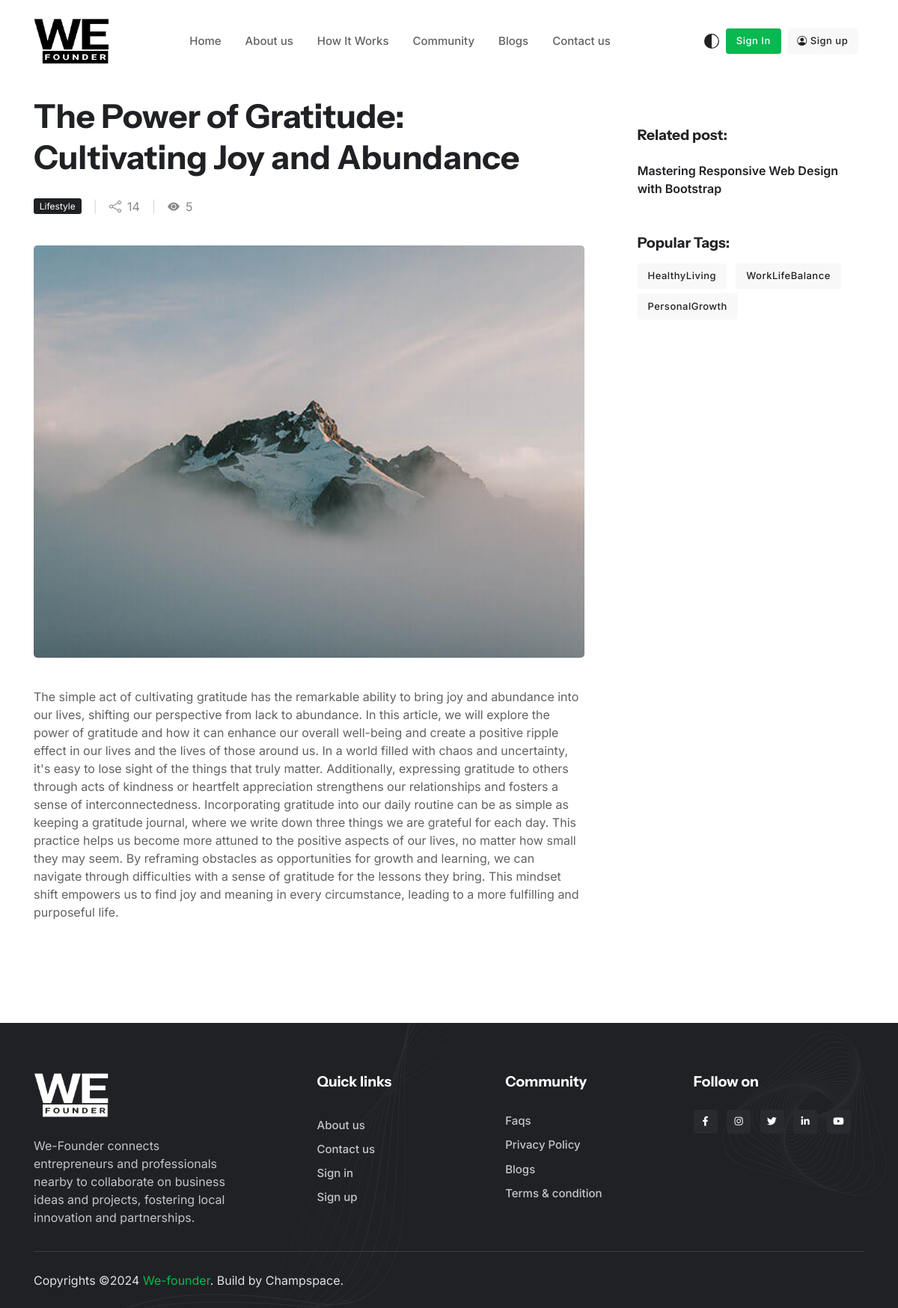
Page /blog/the-power-of-gratitude-cultivating-joy-and-abundan/ on the committed database.
### blog/models.py (models this page shows, shortened)
class Post(models.Model):
    title = models.CharField(max_length=200)
    slug = models.SlugField(unique=True, db_index=True)
    content = models.TextField()
    excerpt = models.TextField(blank=True)
    created_at = models.DateTimeField(auto_now_add=True)
    updated_at = models.DateTimeField(auto_now=True)
    category = models.ForeignKey(Category, on_delete=models.CASCADE, db_index=True)
    tags = models.ManyToManyField(Tag)
    featured_image = models.ImageField(upload_to='blog/post_images/')
    views_count = models.PositiveIntegerField(default=0)
    comment_count = models.PositiveIntegerField(default=0)
    is_published = models.BooleanField(default=False)
    def save(self, *args, **kwargs):
        if not self.excerpt:
            self.excerpt = self.content[:100]
        super().save(*args, **kwargs)
    def get_related_posts(self):
        related_posts = Post.objects.filter(tags__in=self.tags.all()).exclude(id=self.id).distinct()[:5]
        return related_posts

class Category(models.Model):
    featured_image = models.ImageField(upload_to='blog/', blank=True, null=True, help_text='Upload an image to feature for this category.')
    title = models.CharField(max_length=100, blank=True, null=True, help_text='Title for display in blog page')
    name = models.CharField(max_length=100, db_index=True, help_text='Name of the category.')
    slug = models.SlugField(unique=True, db_index=True, help_text='URL-friendly identifier for the category.')

class Tag(models.Model):
    name = models.CharField(max_length=100, db_index=True)
    slug = models.SlugField(unique=True, db_index=True)

### blog/views.py (the view)
# urls.py: path('<slug:slug>/', BlogSingle.as_view(), name='blog_single'),
class BlogSingle(View):
    def get(self, request, slug):
        post = get_object_or_404(Post, slug=slug)
        related_posts = post.get_related_posts()
        session_key = f'viewed_post_{post.id}'
        if not request.session.get(session_key, False):
            post.views_count += 1
            post.save(update_fields=['views_count'])
            request.session[session_key] = True
        context = {
            'post': post,
            'related_posts': related_posts,
        }
        return render(request, 'blog-single.html', context)

### templates/blog-single.html (shortened to what this page needs)
{% extends "base.html" %}
{% load static %}
    {% block Content %}
    <main>
        <section class="pt-lg-8">
            <div class="container pt-4 pt-lg-0">
                <div class="row g-4 g-sm-7">
                    <div class="col-lg-8">
                        <h1 class="h2 mb-0">{{post.title}}</h1>
                        <div class="d-flex align-items-center flex-wrap mt-4">
                            <a href="#" class="badge text-bg-dark mb-0">{{post.category.name}}</a>
                            <span class="text-secondary opacity-3 mx-3">|</span>
                            <div class="dropdown">
                                <a href="#" class="text-secondary text-primary-hover" id="cardFeedAction" data-bs-toggle="dropdown" aria-expanded="false">
							<i class="bi bi-share me-2"></i>14
						</a>
                            </div>
                            <span class="text-secondary opacity-3 mx-3">|</span>
                            <a href="#" class="text-secondary text-primary-hover mb-0"><i class="bi bi-eye-fill me-2"></i>{{post.views_count}}</a>
                        </div>
                        <img src="{{post.featured_image.url}}" class="img-fluid rounded mt-5" alt="blog-img" style="width: 100% !important; object-fit: cover;">
                        <p class="mt-5">{{post.content | safe}}</p>
                    </div>
                    <div class="col-lg-4 ps-xl-6">
                        <div class="align-items-center mt-5">
                            <h6 class="mb-3 d-inline-block">Related post:</h6>
                            <ul class="list-group list-group-flush">
                                {% for related_post in related_posts %}
                                    <li class="list-group-item ps-0"><a href="{% url 'blog_single' related_post.slug %}" class="heading-color text-primary-hover fw-semibold">{{ related_post.title }}</a></li>
                                {% endfor %}
                                </ul>
                        </div>
                        <div class="align-items-center mt-5">
                            <h6 class="mb-3 d-inline-block">Popular Tags:</h6>
                            <ul class="list-inline mb-0">
                                {% for tag in post.tags.all %}
                                    <li class="list-inline-item"> <a class="btn btn-light btn-sm" href="{% url "tags" tag.slug %}">{{ tag.name }}</a> </li>
                                {% endfor %}
                            </ul>
                        </div>
                    </div>
                </div>
            </div>
        </section>
    </main>
    {% endblock Content %}

### rows in the picture
Post: title "The Power of Gratitude: Cultivating Joy and Abundance", category.name "Lifestyle", views_count "5", featured_image (picture), content "The simple act of cultivating gratitude has the remarkable ability to bring joy and abundance into our lives, shifting our perspective from lack to abundance. In this article, we will explore the power of gratitude and how it can enhance our overall well-being and create a positive ripple effect in our lives and the lives of those around us. In a world filled with chaos and uncertainty, it's easy to lose sight of the things that truly matter. Additionally, expressing gratitude to others through acts of kindness or heartfelt appreciation strengthens our relationships and fosters a sense of interconnectedness. Incorporating gratitude into our daily routine can be as simple as keeping a…"
Post: title "Mastering Responsive Web Design with Bootstrap"
Tag: name "HealthyLiving"
Tag: name "WorkLifeBalance"
Tag: name "PersonalGrowth"
